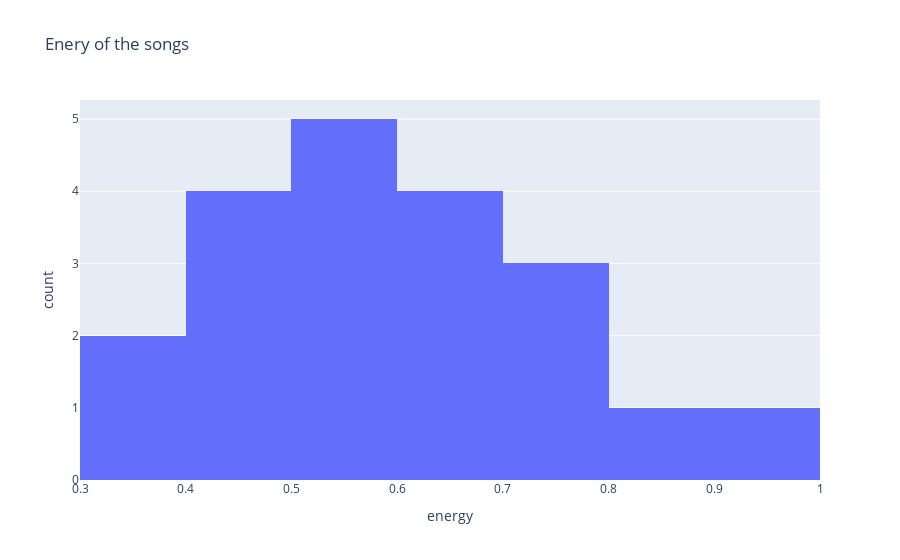

The notebook cell this image was saved under:
### Code cell
px.histogram(df1, 'energy',
             title= 'Enery of the songs')

### Figure 1 — Plotly figure (JSON) as saved in the notebook; plotly's stock layout.template omitted (floating-point values rounded to 4 significant figures)
{"data": [{"alignmentgroup": "True", "bingroup": "x", "hovertemplate": "energy=%{x}<br>count=%{y}<extra></extra>", "legendgroup": "", "marker": {"color": "#636efa", "pattern": {"shape": ""}}, "name": "", "offsetgroup": "", "orientation": "v", "showlegend": false, "type": "histogram", "x": [0.552, 0.581, 0.37, 0.556, 0.574, 0.536, 0.438, 0.813, 0.907, 0.418, 0.666, 0.764, 0.756, 0.692, 0.641, 0.402, 0.713, 0.458, 0.632, 0.367], "xaxis": "x", "yaxis": "y"}], "layout": {"barmode": "relative", "legend": {"tracegroupgap": 0}, "title": {"text": "Enery of the songs"}, "xaxis": {"anchor": "y", "domain": [0, 1], "title": {"text": "energy"}}, "yaxis": {"anchor": "x", "domain": [0, 1], "title": {"text": "count"}}}}
